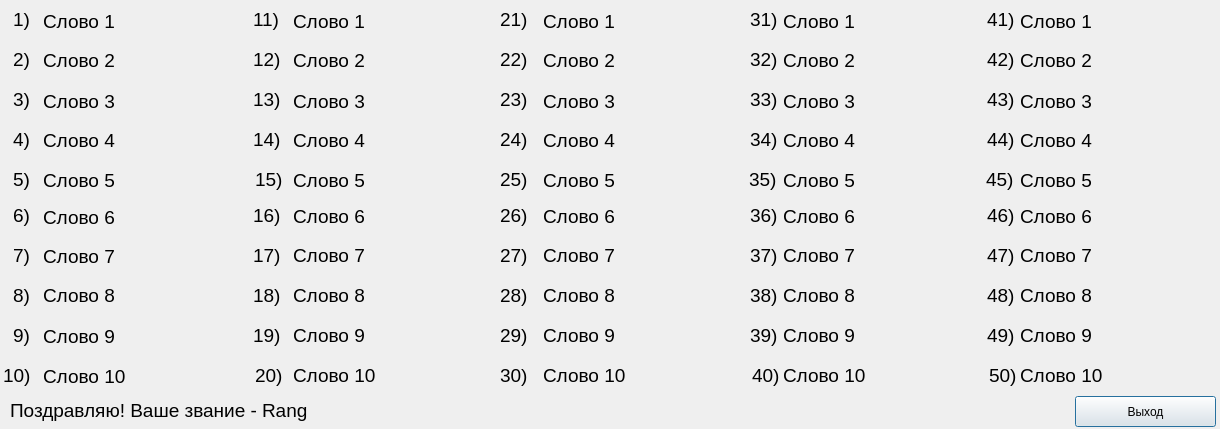
<?xml version="1.0" encoding="UTF-8"?>
<ui version="4.0">
 <class>AnswerMPS</class>
 <widget class="QDialog" name="AnswerMPS">
  <property name="geometry">
   <rect>
    <x>0</x>
    <y>0</y>
    <width>1220</width>
    <height>429</height>
   </rect>
  </property>
  <property name="windowTitle">
   <string>Dialog</string>
  </property>
  <widget class="QLabel" name="word36">
   <property name="geometry">
    <rect>
     <x>783</x>
     <y>196</y>
     <width>201</width>
     <height>41</height>
    </rect>
   </property>
   <property name="font">
    <font>
     <pointsize>14</pointsize>
    </font>
   </property>
   <property name="text">
    <string>Слово 6</string>
   </property>
  </widget>
  <widget class="QLabel" name="word17">
   <property name="geometry">
    <rect>
     <x>293</x>
     <y>235</y>
     <width>201</width>
     <height>41</height>
    </rect>
   </property>
   <property name="font">
    <font>
     <pointsize>14</pointsize>
    </font>
   </property>
   <property name="text">
    <string>Слово 7</string>
   </property>
  </widget>
  <widget class="QLabel" name="label_20">
   <property name="geometry">
    <rect>
     <x>253</x>
     <y>44</y>
     <width>31</width>
     <height>31</height>
    </rect>
   </property>
   <property name="font">
    <font>
     <pointsize>14</pointsize>
    </font>
   </property>
   <property name="text">
    <string>12)</string>
   </property>
  </widget>
  <widget class="QLabel" name="label_35">
   <property name="geometry">
    <rect>
     <x>750</x>
     <y>200</y>
     <width>31</width>
     <height>31</height>
    </rect>
   </property>
   <property name="font">
    <font>
     <pointsize>14</pointsize>
    </font>
   </property>
   <property name="text">
    <string>36)</string>
   </property>
  </widget>
  <widget class="QLabel" name="label_49">
   <property name="geometry">
    <rect>
     <x>987</x>
     <y>280</y>
     <width>31</width>
     <height>31</height>
    </rect>
   </property>
   <property name="font">
    <font>
     <pointsize>14</pointsize>
    </font>
   </property>
   <property name="text">
    <string>48)</string>
   </property>
  </widget>
  <widget class="QLabel" name="word5">
   <property name="geometry">
    <rect>
     <x>43</x>
     <y>160</y>
     <width>201</width>
     <height>41</height>
    </rect>
   </property>
   <property name="font">
    <font>
     <pointsize>14</pointsize>
    </font>
   </property>
   <property name="text">
    <string>Слово 5</string>
   </property>
  </widget>
  <widget class="QLabel" name="label_15">
   <property name="geometry">
    <rect>
     <x>253</x>
     <y>4</y>
     <width>31</width>
     <height>31</height>
    </rect>
   </property>
   <property name="font">
    <font>
     <pointsize>14</pointsize>
    </font>
   </property>
   <property name="text">
    <string>11)</string>
   </property>
  </widget>
  <widget class="QLabel" name="word40">
   <property name="geometry">
    <rect>
     <x>783</x>
     <y>355</y>
     <width>201</width>
     <height>41</height>
    </rect>
   </property>
   <property name="font">
    <font>
     <pointsize>14</pointsize>
    </font>
   </property>
   <property name="text">
    <string>Слово 10</string>
   </property>
  </widget>
  <widget class="QLabel" name="word38">
   <property name="geometry">
    <rect>
     <x>783</x>
     <y>270</y>
     <width>201</width>
     <height>51</height>
    </rect>
   </property>
   <property name="font">
    <font>
     <pointsize>14</pointsize>
    </font>
   </property>
   <property name="text">
    <string>Слово 8</string>
   </property>
  </widget>
  <widget class="QLabel" name="word37">
   <property name="geometry">
    <rect>
     <x>783</x>
     <y>235</y>
     <width>201</width>
     <height>41</height>
    </rect>
   </property>
   <property name="font">
    <font>
     <pointsize>14</pointsize>
    </font>
   </property>
   <property name="text">
    <string>Слово 7</string>
   </property>
  </widget>
  <widget class="QLabel" name="word47">
   <property name="geometry">
    <rect>
     <x>1020</x>
     <y>235</y>
     <width>201</width>
     <height>41</height>
    </rect>
   </property>
   <property name="font">
    <font>
     <pointsize>14</pointsize>
    </font>
   </property>
   <property name="text">
    <string>Слово 7</string>
   </property>
  </widget>
  <widget class="QLabel" name="word27">
   <property name="geometry">
    <rect>
     <x>543</x>
     <y>235</y>
     <width>201</width>
     <height>41</height>
    </rect>
   </property>
   <property name="font">
    <font>
     <pointsize>14</pointsize>
    </font>
   </property>
   <property name="text">
    <string>Слово 7</string>
   </property>
  </widget>
  <widget class="QLabel" name="label_12">
   <property name="geometry">
    <rect>
     <x>13</x>
     <y>44</y>
     <width>21</width>
     <height>31</height>
    </rect>
   </property>
   <property name="font">
    <font>
     <pointsize>14</pointsize>
    </font>
   </property>
   <property name="text">
    <string>2)</string>
   </property>
  </widget>
  <widget class="QLabel" name="label_30">
   <property name="geometry">
    <rect>
     <x>749</x>
     <y>164</y>
     <width>31</width>
     <height>31</height>
    </rect>
   </property>
   <property name="font">
    <font>
     <pointsize>14</pointsize>
    </font>
   </property>
   <property name="text">
    <string>35)</string>
   </property>
  </widget>
  <widget class="QLabel" name="word35">
   <property name="geometry">
    <rect>
     <x>783</x>
     <y>160</y>
     <width>201</width>
     <height>41</height>
    </rect>
   </property>
   <property name="font">
    <font>
     <pointsize>14</pointsize>
    </font>
   </property>
   <property name="text">
    <string>Слово 5</string>
   </property>
  </widget>
  <widget class="QLabel" name="word23">
   <property name="geometry">
    <rect>
     <x>543</x>
     <y>81</y>
     <width>201</width>
     <height>41</height>
    </rect>
   </property>
   <property name="font">
    <font>
     <pointsize>14</pointsize>
    </font>
   </property>
   <property name="text">
    <string>Слово 3</string>
   </property>
  </widget>
  <widget class="QLabel" name="word44">
   <property name="geometry">
    <rect>
     <x>1020</x>
     <y>120</y>
     <width>201</width>
     <height>41</height>
    </rect>
   </property>
   <property name="font">
    <font>
     <pointsize>14</pointsize>
    </font>
   </property>
   <property name="text">
    <string>Слово 4</string>
   </property>
  </widget>
  <widget class="QLabel" name="word20">
   <property name="geometry">
    <rect>
     <x>293</x>
     <y>355</y>
     <width>201</width>
     <height>41</height>
    </rect>
   </property>
   <property name="font">
    <font>
     <pointsize>14</pointsize>
    </font>
   </property>
   <property name="text">
    <string>Слово 10</string>
   </property>
  </widget>
  <widget class="QLabel" name="label_52">
   <property name="geometry">
    <rect>
     <x>986</x>
     <y>164</y>
     <width>31</width>
     <height>31</height>
    </rect>
   </property>
   <property name="font">
    <font>
     <pointsize>14</pointsize>
    </font>
   </property>
   <property name="text">
    <string>45)</string>
   </property>
  </widget>
  <widget class="QLabel" name="word19">
   <property name="geometry">
    <rect>
     <x>293</x>
     <y>315</y>
     <width>201</width>
     <height>41</height>
    </rect>
   </property>
   <property name="font">
    <font>
     <pointsize>14</pointsize>
    </font>
   </property>
   <property name="text">
    <string>Слово 9</string>
   </property>
  </widget>
  <widget class="QLabel" name="word12">
   <property name="geometry">
    <rect>
     <x>293</x>
     <y>40</y>
     <width>201</width>
     <height>41</height>
    </rect>
   </property>
   <property name="font">
    <font>
     <pointsize>14</pointsize>
    </font>
   </property>
   <property name="text">
    <string>Слово 2</string>
   </property>
  </widget>
  <widget class="QLabel" name="label_7">
   <property name="geometry">
    <rect>
     <x>253</x>
     <y>240</y>
     <width>31</width>
     <height>31</height>
    </rect>
   </property>
   <property name="font">
    <font>
     <pointsize>14</pointsize>
    </font>
   </property>
   <property name="text">
    <string>17)</string>
   </property>
  </widget>
  <widget class="QLabel" name="label_38">
   <property name="geometry">
    <rect>
     <x>500</x>
     <y>4</y>
     <width>31</width>
     <height>31</height>
    </rect>
   </property>
   <property name="font">
    <font>
     <pointsize>14</pointsize>
    </font>
   </property>
   <property name="text">
    <string>21)</string>
   </property>
  </widget>
  <widget class="QLabel" name="label_41">
   <property name="geometry">
    <rect>
     <x>750</x>
     <y>240</y>
     <width>31</width>
     <height>31</height>
    </rect>
   </property>
   <property name="font">
    <font>
     <pointsize>14</pointsize>
    </font>
   </property>
   <property name="text">
    <string>37)</string>
   </property>
  </widget>
  <widget class="QLabel" name="label_45">
   <property name="geometry">
    <rect>
     <x>989</x>
     <y>360</y>
     <width>31</width>
     <height>31</height>
    </rect>
   </property>
   <property name="font">
    <font>
     <pointsize>14</pointsize>
    </font>
   </property>
   <property name="text">
    <string>50)</string>
   </property>
  </widget>
  <widget class="QLabel" name="label_14">
   <property name="geometry">
    <rect>
     <x>255</x>
     <y>164</y>
     <width>31</width>
     <height>31</height>
    </rect>
   </property>
   <property name="font">
    <font>
     <pointsize>14</pointsize>
    </font>
   </property>
   <property name="text">
    <string>15)</string>
   </property>
  </widget>
  <widget class="QLabel" name="word29">
   <property name="geometry">
    <rect>
     <x>543</x>
     <y>315</y>
     <width>201</width>
     <height>41</height>
    </rect>
   </property>
   <property name="font">
    <font>
     <pointsize>14</pointsize>
    </font>
   </property>
   <property name="text">
    <string>Слово 9</string>
   </property>
  </widget>
  <widget class="QLabel" name="label_50">
   <property name="geometry">
    <rect>
     <x>987</x>
     <y>320</y>
     <width>31</width>
     <height>31</height>
    </rect>
   </property>
   <property name="font">
    <font>
     <pointsize>14</pointsize>
    </font>
   </property>
   <property name="text">
    <string>49)</string>
   </property>
  </widget>
  <widget class="QLabel" name="word41">
   <property name="geometry">
    <rect>
     <x>1020</x>
     <y>1</y>
     <width>201</width>
     <height>41</height>
    </rect>
   </property>
   <property name="font">
    <font>
     <pointsize>14</pointsize>
    </font>
   </property>
   <property name="text">
    <string>Слово 1</string>
   </property>
  </widget>
  <widget class="QLabel" name="word28">
   <property name="geometry">
    <rect>
     <x>543</x>
     <y>270</y>
     <width>201</width>
     <height>51</height>
    </rect>
   </property>
   <property name="font">
    <font>
     <pointsize>14</pointsize>
    </font>
   </property>
   <property name="text">
    <string>Слово 8</string>
   </property>
  </widget>
  <widget class="QLabel" name="label_43">
   <property name="geometry">
    <rect>
     <x>500</x>
     <y>124</y>
     <width>31</width>
     <height>31</height>
    </rect>
   </property>
   <property name="font">
    <font>
     <pointsize>14</pointsize>
    </font>
   </property>
   <property name="text">
    <string>24)</string>
   </property>
  </widget>
  <widget class="QLabel" name="label_1">
   <property name="geometry">
    <rect>
     <x>13</x>
     <y>200</y>
     <width>21</width>
     <height>31</height>
    </rect>
   </property>
   <property name="font">
    <font>
     <pointsize>14</pointsize>
    </font>
   </property>
   <property name="text">
    <string>6)</string>
   </property>
  </widget>
  <widget class="QLabel" name="label_18">
   <property name="geometry">
    <rect>
     <x>13</x>
     <y>124</y>
     <width>21</width>
     <height>31</height>
    </rect>
   </property>
   <property name="font">
    <font>
     <pointsize>14</pointsize>
    </font>
   </property>
   <property name="text">
    <string>4)</string>
   </property>
  </widget>
  <widget class="QLabel" name="word1">
   <property name="geometry">
    <rect>
     <x>43</x>
     <y>1</y>
     <width>201</width>
     <height>41</height>
    </rect>
   </property>
   <property name="font">
    <font>
     <pointsize>14</pointsize>
    </font>
   </property>
   <property name="text">
    <string>Слово 1</string>
   </property>
  </widget>
  <widget class="QLabel" name="word43">
   <property name="geometry">
    <rect>
     <x>1020</x>
     <y>81</y>
     <width>201</width>
     <height>41</height>
    </rect>
   </property>
   <property name="font">
    <font>
     <pointsize>14</pointsize>
    </font>
   </property>
   <property name="text">
    <string>Слово 3</string>
   </property>
  </widget>
  <widget class="QLabel" name="label_47">
   <property name="geometry">
    <rect>
     <x>987</x>
     <y>124</y>
     <width>31</width>
     <height>31</height>
    </rect>
   </property>
   <property name="font">
    <font>
     <pointsize>14</pointsize>
    </font>
   </property>
   <property name="text">
    <string>44)</string>
   </property>
  </widget>
  <widget class="QPushButton" name="pushButton">
   <property name="geometry">
    <rect>
     <x>1075</x>
     <y>396</y>
     <width>141</width>
     <height>31</height>
    </rect>
   </property>
   <property name="text">
    <string>Выход</string>
   </property>
  </widget>
  <widget class="QLabel" name="label_10">
   <property name="geometry">
    <rect>
     <x>255</x>
     <y>360</y>
     <width>31</width>
     <height>31</height>
    </rect>
   </property>
   <property name="font">
    <font>
     <pointsize>14</pointsize>
    </font>
   </property>
   <property name="text">
    <string>20)</string>
   </property>
  </widget>
  <widget class="QLabel" name="word46">
   <property name="geometry">
    <rect>
     <x>1020</x>
     <y>196</y>
     <width>201</width>
     <height>41</height>
    </rect>
   </property>
   <property name="font">
    <font>
     <pointsize>14</pointsize>
    </font>
   </property>
   <property name="text">
    <string>Слово 6</string>
   </property>
  </widget>
  <widget class="QLabel" name="label_36">
   <property name="geometry">
    <rect>
     <x>500</x>
     <y>84</y>
     <width>31</width>
     <height>31</height>
    </rect>
   </property>
   <property name="font">
    <font>
     <pointsize>14</pointsize>
    </font>
   </property>
   <property name="text">
    <string>23)</string>
   </property>
  </widget>
  <widget class="QLabel" name="label_19">
   <property name="geometry">
    <rect>
     <x>13</x>
     <y>84</y>
     <width>21</width>
     <height>31</height>
    </rect>
   </property>
   <property name="font">
    <font>
     <pointsize>14</pointsize>
    </font>
   </property>
   <property name="text">
    <string>3)</string>
   </property>
  </widget>
  <widget class="QLabel" name="label_48">
   <property name="geometry">
    <rect>
     <x>987</x>
     <y>4</y>
     <width>31</width>
     <height>31</height>
    </rect>
   </property>
   <property name="font">
    <font>
     <pointsize>14</pointsize>
    </font>
   </property>
   <property name="text">
    <string>41)</string>
   </property>
  </widget>
  <widget class="QLabel" name="label_53">
   <property name="geometry">
    <rect>
     <x>987</x>
     <y>200</y>
     <width>31</width>
     <height>31</height>
    </rect>
   </property>
   <property name="font">
    <font>
     <pointsize>14</pointsize>
    </font>
   </property>
   <property name="text">
    <string>46)</string>
   </property>
  </widget>
  <widget class="QLabel" name="label_11">
   <property name="geometry">
    <rect>
     <x>253</x>
     <y>124</y>
     <width>31</width>
     <height>31</height>
    </rect>
   </property>
   <property name="font">
    <font>
     <pointsize>14</pointsize>
    </font>
   </property>
   <property name="text">
    <string>14)</string>
   </property>
  </widget>
  <widget class="QLabel" name="label_44">
   <property name="geometry">
    <rect>
     <x>987</x>
     <y>240</y>
     <width>31</width>
     <height>31</height>
    </rect>
   </property>
   <property name="font">
    <font>
     <pointsize>14</pointsize>
    </font>
   </property>
   <property name="text">
    <string>47)</string>
   </property>
  </widget>
  <widget class="QLabel" name="label_37">
   <property name="geometry">
    <rect>
     <x>500</x>
     <y>200</y>
     <width>31</width>
     <height>31</height>
    </rect>
   </property>
   <property name="font">
    <font>
     <pointsize>14</pointsize>
    </font>
   </property>
   <property name="text">
    <string>26)</string>
   </property>
  </widget>
  <widget class="QLabel" name="word15">
   <property name="geometry">
    <rect>
     <x>293</x>
     <y>160</y>
     <width>201</width>
     <height>41</height>
    </rect>
   </property>
   <property name="font">
    <font>
     <pointsize>14</pointsize>
    </font>
   </property>
   <property name="text">
    <string>Слово 5</string>
   </property>
  </widget>
  <widget class="QLabel" name="label_40">
   <property name="geometry">
    <rect>
     <x>750</x>
     <y>4</y>
     <width>31</width>
     <height>31</height>
    </rect>
   </property>
   <property name="font">
    <font>
     <pointsize>14</pointsize>
    </font>
   </property>
   <property name="text">
    <string>31)</string>
   </property>
  </widget>
  <widget class="QLabel" name="word16">
   <property name="geometry">
    <rect>
     <x>293</x>
     <y>196</y>
     <width>201</width>
     <height>41</height>
    </rect>
   </property>
   <property name="font">
    <font>
     <pointsize>14</pointsize>
    </font>
   </property>
   <property name="text">
    <string>Слово 6</string>
   </property>
  </widget>
  <widget class="QLabel" name="word25">
   <property name="geometry">
    <rect>
     <x>543</x>
     <y>160</y>
     <width>201</width>
     <height>41</height>
    </rect>
   </property>
   <property name="font">
    <font>
     <pointsize>14</pointsize>
    </font>
   </property>
   <property name="text">
    <string>Слово 5</string>
   </property>
  </widget>
  <widget class="QLabel" name="word31">
   <property name="geometry">
    <rect>
     <x>783</x>
     <y>1</y>
     <width>201</width>
     <height>41</height>
    </rect>
   </property>
   <property name="font">
    <font>
     <pointsize>14</pointsize>
    </font>
   </property>
   <property name="text">
    <string>Слово 1</string>
   </property>
  </widget>
  <widget class="QLabel" name="word39">
   <property name="geometry">
    <rect>
     <x>783</x>
     <y>315</y>
     <width>201</width>
     <height>41</height>
    </rect>
   </property>
   <property name="font">
    <font>
     <pointsize>14</pointsize>
    </font>
   </property>
   <property name="text">
    <string>Слово 9</string>
   </property>
  </widget>
  <widget class="QLabel" name="word14">
   <property name="geometry">
    <rect>
     <x>293</x>
     <y>120</y>
     <width>201</width>
     <height>41</height>
    </rect>
   </property>
   <property name="font">
    <font>
     <pointsize>14</pointsize>
    </font>
   </property>
   <property name="text">
    <string>Слово 4</string>
   </property>
  </widget>
  <widget class="QLabel" name="word6">
   <property name="geometry">
    <rect>
     <x>43</x>
     <y>197</y>
     <width>201</width>
     <height>41</height>
    </rect>
   </property>
   <property name="font">
    <font>
     <pointsize>14</pointsize>
    </font>
   </property>
   <property name="text">
    <string>Слово 6</string>
   </property>
  </widget>
  <widget class="QLabel" name="label_46">
   <property name="geometry">
    <rect>
     <x>987</x>
     <y>84</y>
     <width>31</width>
     <height>31</height>
    </rect>
   </property>
   <property name="font">
    <font>
     <pointsize>14</pointsize>
    </font>
   </property>
   <property name="text">
    <string>43)</string>
   </property>
  </widget>
  <widget class="QLabel" name="label_5">
   <property name="geometry">
    <rect>
     <x>3</x>
     <y>360</y>
     <width>31</width>
     <height>31</height>
    </rect>
   </property>
   <property name="font">
    <font>
     <pointsize>14</pointsize>
    </font>
   </property>
   <property name="text">
    <string>10)</string>
   </property>
  </widget>
  <widget class="QLabel" name="label_29">
   <property name="geometry">
    <rect>
     <x>750</x>
     <y>124</y>
     <width>31</width>
     <height>31</height>
    </rect>
   </property>
   <property name="font">
    <font>
     <pointsize>14</pointsize>
    </font>
   </property>
   <property name="text">
    <string>34)</string>
   </property>
  </widget>
  <widget class="QLabel" name="label_13">
   <property name="geometry">
    <rect>
     <x>13</x>
     <y>164</y>
     <width>21</width>
     <height>31</height>
    </rect>
   </property>
   <property name="font">
    <font>
     <pointsize>14</pointsize>
    </font>
   </property>
   <property name="text">
    <string>5)</string>
   </property>
  </widget>
  <widget class="QLabel" name="word33">
   <property name="geometry">
    <rect>
     <x>783</x>
     <y>81</y>
     <width>201</width>
     <height>41</height>
    </rect>
   </property>
   <property name="font">
    <font>
     <pointsize>14</pointsize>
    </font>
   </property>
   <property name="text">
    <string>Слово 3</string>
   </property>
  </widget>
  <widget class="QLabel" name="word22">
   <property name="geometry">
    <rect>
     <x>543</x>
     <y>40</y>
     <width>201</width>
     <height>41</height>
    </rect>
   </property>
   <property name="font">
    <font>
     <pointsize>14</pointsize>
    </font>
   </property>
   <property name="text">
    <string>Слово 2</string>
   </property>
  </widget>
  <widget class="QLabel" name="label_25">
   <property name="geometry">
    <rect>
     <x>750</x>
     <y>280</y>
     <width>31</width>
     <height>31</height>
    </rect>
   </property>
   <property name="font">
    <font>
     <pointsize>14</pointsize>
    </font>
   </property>
   <property name="text">
    <string>38)</string>
   </property>
  </widget>
  <widget class="QLabel" name="word45">
   <property name="geometry">
    <rect>
     <x>1020</x>
     <y>160</y>
     <width>201</width>
     <height>41</height>
    </rect>
   </property>
   <property name="font">
    <font>
     <pointsize>14</pointsize>
    </font>
   </property>
   <property name="text">
    <string>Слово 5</string>
   </property>
  </widget>
  <widget class="QLabel" name="label_24">
   <property name="geometry">
    <rect>
     <x>752</x>
     <y>360</y>
     <width>31</width>
     <height>31</height>
    </rect>
   </property>
   <property name="font">
    <font>
     <pointsize>14</pointsize>
    </font>
   </property>
   <property name="text">
    <string>40)</string>
   </property>
  </widget>
  <widget class="QLabel" name="label_9">
   <property name="geometry">
    <rect>
     <x>253</x>
     <y>320</y>
     <width>31</width>
     <height>31</height>
    </rect>
   </property>
   <property name="font">
    <font>
     <pointsize>14</pointsize>
    </font>
   </property>
   <property name="text">
    <string>19)</string>
   </property>
  </widget>
  <widget class="QLabel" name="word49">
   <property name="geometry">
    <rect>
     <x>1020</x>
     <y>315</y>
     <width>201</width>
     <height>41</height>
    </rect>
   </property>
   <property name="font">
    <font>
     <pointsize>14</pointsize>
    </font>
   </property>
   <property name="text">
    <string>Слово 9</string>
   </property>
  </widget>
  <widget class="QLabel" name="label_6">
   <property name="geometry">
    <rect>
     <x>253</x>
     <y>200</y>
     <width>31</width>
     <height>31</height>
    </rect>
   </property>
   <property name="font">
    <font>
     <pointsize>14</pointsize>
    </font>
   </property>
   <property name="text">
    <string>16)</string>
   </property>
  </widget>
  <widget class="QLabel" name="word9">
   <property name="geometry">
    <rect>
     <x>43</x>
     <y>316</y>
     <width>201</width>
     <height>41</height>
    </rect>
   </property>
   <property name="font">
    <font>
     <pointsize>14</pointsize>
    </font>
   </property>
   <property name="text">
    <string>Слово 9</string>
   </property>
  </widget>
  <widget class="QLabel" name="word2">
   <property name="geometry">
    <rect>
     <x>43</x>
     <y>40</y>
     <width>201</width>
     <height>41</height>
    </rect>
   </property>
   <property name="font">
    <font>
     <pointsize>14</pointsize>
    </font>
   </property>
   <property name="text">
    <string>Слово 2</string>
   </property>
  </widget>
  <widget class="QLabel" name="label_4">
   <property name="geometry">
    <rect>
     <x>13</x>
     <y>320</y>
     <width>21</width>
     <height>31</height>
    </rect>
   </property>
   <property name="font">
    <font>
     <pointsize>14</pointsize>
    </font>
   </property>
   <property name="text">
    <string>9)</string>
   </property>
  </widget>
  <widget class="QLabel" name="word18">
   <property name="geometry">
    <rect>
     <x>293</x>
     <y>270</y>
     <width>201</width>
     <height>51</height>
    </rect>
   </property>
   <property name="font">
    <font>
     <pointsize>14</pointsize>
    </font>
   </property>
   <property name="text">
    <string>Слово 8</string>
   </property>
  </widget>
  <widget class="QLabel" name="word11">
   <property name="geometry">
    <rect>
     <x>293</x>
     <y>1</y>
     <width>201</width>
     <height>41</height>
    </rect>
   </property>
   <property name="font">
    <font>
     <pointsize>14</pointsize>
    </font>
   </property>
   <property name="text">
    <string>Слово 1</string>
   </property>
  </widget>
  <widget class="QLabel" name="word24">
   <property name="geometry">
    <rect>
     <x>543</x>
     <y>120</y>
     <width>201</width>
     <height>41</height>
    </rect>
   </property>
   <property name="font">
    <font>
     <pointsize>14</pointsize>
    </font>
   </property>
   <property name="text">
    <string>Слово 4</string>
   </property>
  </widget>
  <widget class="QLabel" name="word4">
   <property name="geometry">
    <rect>
     <x>43</x>
     <y>120</y>
     <width>201</width>
     <height>41</height>
    </rect>
   </property>
   <property name="font">
    <font>
     <pointsize>14</pointsize>
    </font>
   </property>
   <property name="text">
    <string>Слово 4</string>
   </property>
  </widget>
  <widget class="QLabel" name="label_31">
   <property name="geometry">
    <rect>
     <x>500</x>
     <y>360</y>
     <width>31</width>
     <height>31</height>
    </rect>
   </property>
   <property name="font">
    <font>
     <pointsize>14</pointsize>
    </font>
   </property>
   <property name="text">
    <string>30)</string>
   </property>
  </widget>
  <widget class="QLabel" name="label_2">
   <property name="geometry">
    <rect>
     <x>13</x>
     <y>240</y>
     <width>21</width>
     <height>31</height>
    </rect>
   </property>
   <property name="font">
    <font>
     <pointsize>14</pointsize>
    </font>
   </property>
   <property name="text">
    <string>7)</string>
   </property>
  </widget>
  <widget class="QLabel" name="word13">
   <property name="geometry">
    <rect>
     <x>293</x>
     <y>81</y>
     <width>201</width>
     <height>41</height>
    </rect>
   </property>
   <property name="font">
    <font>
     <pointsize>14</pointsize>
    </font>
   </property>
   <property name="text">
    <string>Слово 3</string>
   </property>
  </widget>
  <widget class="QLabel" name="label_8">
   <property name="geometry">
    <rect>
     <x>253</x>
     <y>280</y>
     <width>31</width>
     <height>31</height>
    </rect>
   </property>
   <property name="font">
    <font>
     <pointsize>14</pointsize>
    </font>
   </property>
   <property name="text">
    <string>18)</string>
   </property>
  </widget>
  <widget class="QLabel" name="label_42">
   <property name="geometry">
    <rect>
     <x>750</x>
     <y>44</y>
     <width>31</width>
     <height>31</height>
    </rect>
   </property>
   <property name="font">
    <font>
     <pointsize>14</pointsize>
    </font>
   </property>
   <property name="text">
    <string>32)</string>
   </property>
  </widget>
  <widget class="QLabel" name="label_17">
   <property name="geometry">
    <rect>
     <x>13</x>
     <y>4</y>
     <width>21</width>
     <height>31</height>
    </rect>
   </property>
   <property name="font">
    <font>
     <pointsize>14</pointsize>
    </font>
   </property>
   <property name="text">
    <string>1)</string>
   </property>
  </widget>
  <widget class="QLabel" name="word3">
   <property name="geometry">
    <rect>
     <x>43</x>
     <y>81</y>
     <width>201</width>
     <height>41</height>
    </rect>
   </property>
   <property name="font">
    <font>
     <pointsize>14</pointsize>
    </font>
   </property>
   <property name="text">
    <string>Слово 3</string>
   </property>
  </widget>
  <widget class="QLabel" name="label_51">
   <property name="geometry">
    <rect>
     <x>987</x>
     <y>44</y>
     <width>31</width>
     <height>31</height>
    </rect>
   </property>
   <property name="font">
    <font>
     <pointsize>14</pointsize>
    </font>
   </property>
   <property name="text">
    <string>42)</string>
   </property>
  </widget>
  <widget class="QLabel" name="word42">
   <property name="geometry">
    <rect>
     <x>1020</x>
     <y>40</y>
     <width>201</width>
     <height>41</height>
    </rect>
   </property>
   <property name="font">
    <font>
     <pointsize>14</pointsize>
    </font>
   </property>
   <property name="text">
    <string>Слово 2</string>
   </property>
  </widget>
  <widget class="QLabel" name="label_32">
   <property name="geometry">
    <rect>
     <x>500</x>
     <y>164</y>
     <width>31</width>
     <height>31</height>
    </rect>
   </property>
   <property name="font">
    <font>
     <pointsize>14</pointsize>
    </font>
   </property>
   <property name="text">
    <string>25)</string>
   </property>
  </widget>
  <widget class="QLabel" name="label_16">
   <property name="geometry">
    <rect>
     <x>253</x>
     <y>84</y>
     <width>31</width>
     <height>31</height>
    </rect>
   </property>
   <property name="font">
    <font>
     <pointsize>14</pointsize>
    </font>
   </property>
   <property name="text">
    <string>13)</string>
   </property>
  </widget>
  <widget class="QLabel" name="word7">
   <property name="geometry">
    <rect>
     <x>43</x>
     <y>236</y>
     <width>201</width>
     <height>41</height>
    </rect>
   </property>
   <property name="font">
    <font>
     <pointsize>14</pointsize>
    </font>
   </property>
   <property name="text">
    <string>Слово 7</string>
   </property>
  </widget>
  <widget class="QLabel" name="word8">
   <property name="geometry">
    <rect>
     <x>43</x>
     <y>270</y>
     <width>201</width>
     <height>51</height>
    </rect>
   </property>
   <property name="font">
    <font>
     <pointsize>14</pointsize>
    </font>
   </property>
   <property name="text">
    <string>Слово 8</string>
   </property>
  </widget>
  <widget class="QLabel" name="label_28">
   <property name="geometry">
    <rect>
     <x>750</x>
     <y>320</y>
     <width>31</width>
     <height>31</height>
    </rect>
   </property>
   <property name="font">
    <font>
     <pointsize>14</pointsize>
    </font>
   </property>
   <property name="text">
    <string>39)</string>
   </property>
  </widget>
  <widget class="QLabel" name="word32">
   <property name="geometry">
    <rect>
     <x>783</x>
     <y>40</y>
     <width>201</width>
     <height>41</height>
    </rect>
   </property>
   <property name="font">
    <font>
     <pointsize>14</pointsize>
    </font>
   </property>
   <property name="text">
    <string>Слово 2</string>
   </property>
  </widget>
  <widget class="QLabel" name="label_34">
   <property name="geometry">
    <rect>
     <x>500</x>
     <y>280</y>
     <width>31</width>
     <height>31</height>
    </rect>
   </property>
   <property name="font">
    <font>
     <pointsize>14</pointsize>
    </font>
   </property>
   <property name="text">
    <string>28)</string>
   </property>
  </widget>
  <widget class="QLabel" name="label_33">
   <property name="geometry">
    <rect>
     <x>500</x>
     <y>44</y>
     <width>31</width>
     <height>31</height>
    </rect>
   </property>
   <property name="font">
    <font>
     <pointsize>14</pointsize>
    </font>
   </property>
   <property name="text">
    <string>22)</string>
   </property>
  </widget>
  <widget class="QLabel" name="word30">
   <property name="geometry">
    <rect>
     <x>543</x>
     <y>355</y>
     <width>201</width>
     <height>41</height>
    </rect>
   </property>
   <property name="font">
    <font>
     <pointsize>14</pointsize>
    </font>
   </property>
   <property name="text">
    <string>Слово 10</string>
   </property>
  </widget>
  <widget class="QLabel" name="word26">
   <property name="geometry">
    <rect>
     <x>543</x>
     <y>196</y>
     <width>201</width>
     <height>41</height>
    </rect>
   </property>
   <property name="font">
    <font>
     <pointsize>14</pointsize>
    </font>
   </property>
   <property name="text">
    <string>Слово 6</string>
   </property>
  </widget>
  <widget class="QLabel" name="label_3">
   <property name="geometry">
    <rect>
     <x>13</x>
     <y>280</y>
     <width>21</width>
     <height>31</height>
    </rect>
   </property>
   <property name="font">
    <font>
     <pointsize>14</pointsize>
    </font>
   </property>
   <property name="text">
    <string>8)</string>
   </property>
  </widget>
  <widget class="QLabel" name="word50">
   <property name="geometry">
    <rect>
     <x>1020</x>
     <y>355</y>
     <width>201</width>
     <height>41</height>
    </rect>
   </property>
   <property name="font">
    <font>
     <pointsize>14</pointsize>
    </font>
   </property>
   <property name="text">
    <string>Слово 10</string>
   </property>
  </widget>
  <widget class="QLabel" name="word48">
   <property name="geometry">
    <rect>
     <x>1020</x>
     <y>270</y>
     <width>201</width>
     <height>51</height>
    </rect>
   </property>
   <property name="font">
    <font>
     <pointsize>14</pointsize>
    </font>
   </property>
   <property name="text">
    <string>Слово 8</string>
   </property>
  </widget>
  <widget class="QLabel" name="label_27">
   <property name="geometry">
    <rect>
     <x>750</x>
     <y>84</y>
     <width>31</width>
     <height>31</height>
    </rect>
   </property>
   <property name="font">
    <font>
     <pointsize>14</pointsize>
    </font>
   </property>
   <property name="text">
    <string>33)</string>
   </property>
  </widget>
  <widget class="QLabel" name="word21">
   <property name="geometry">
    <rect>
     <x>543</x>
     <y>1</y>
     <width>201</width>
     <height>41</height>
    </rect>
   </property>
   <property name="font">
    <font>
     <pointsize>14</pointsize>
    </font>
   </property>
   <property name="text">
    <string>Слово 1</string>
   </property>
  </widget>
  <widget class="QLabel" name="word34">
   <property name="geometry">
    <rect>
     <x>783</x>
     <y>120</y>
     <width>201</width>
     <height>41</height>
    </rect>
   </property>
   <property name="font">
    <font>
     <pointsize>14</pointsize>
    </font>
   </property>
   <property name="text">
    <string>Слово 4</string>
   </property>
  </widget>
  <widget class="QLabel" name="label_39">
   <property name="geometry">
    <rect>
     <x>500</x>
     <y>320</y>
     <width>31</width>
     <height>31</height>
    </rect>
   </property>
   <property name="font">
    <font>
     <pointsize>14</pointsize>
    </font>
   </property>
   <property name="text">
    <string>29)</string>
   </property>
  </widget>
  <widget class="QLabel" name="label_26">
   <property name="geometry">
    <rect>
     <x>500</x>
     <y>240</y>
     <width>31</width>
     <height>31</height>
    </rect>
   </property>
   <property name="font">
    <font>
     <pointsize>14</pointsize>
    </font>
   </property>
   <property name="text">
    <string>27)</string>
   </property>
  </widget>
  <widget class="QLabel" name="word10">
   <property name="geometry">
    <rect>
     <x>43</x>
     <y>356</y>
     <width>201</width>
     <height>41</height>
    </rect>
   </property>
   <property name="font">
    <font>
     <pointsize>14</pointsize>
    </font>
   </property>
   <property name="text">
    <string>Слово 10</string>
   </property>
  </widget>
  <widget class="QLabel" name="word10_2">
   <property name="geometry">
    <rect>
     <x>10</x>
     <y>390</y>
     <width>251</width>
     <height>41</height>
    </rect>
   </property>
   <property name="font">
    <font>
     <pointsize>14</pointsize>
    </font>
   </property>
   <property name="text">
    <string>Поздравляю! Ваше звание - </string>
   </property>
  </widget>
  <widget class="QLabel" name="Rang">
   <property name="geometry">
    <rect>
     <x>262</x>
     <y>390</y>
     <width>801</width>
     <height>41</height>
    </rect>
   </property>
   <property name="font">
    <font>
     <pointsize>14</pointsize>
    </font>
   </property>
   <property name="text">
    <string>Rang</string>
   </property>
  </widget>
 </widget>
 <resources/>
 <connections/>
</ui>
